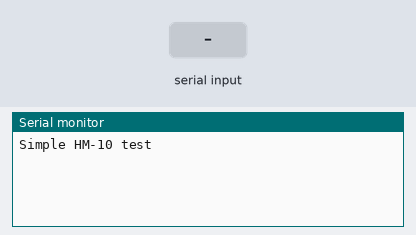
Recording of a sketch running on a simulated Arduino Uno, built with avr-gcc and run on an emulated ATmega328P. On the bench: the last lines printed to the serial monitor. The inputs (shaded band) are chosen by the test bench.

Above: at 1.4 s.
1.5 s: "1" received over the second serial link
At 2.7 s:
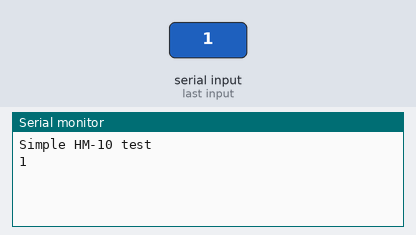
3.0 s: "0" received over the second serial link
At 4.0 s:
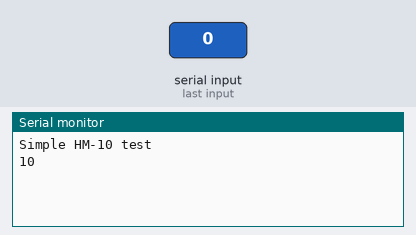

Measured:
- after the input at 1.5 s, the serial monitor: prints a new line at once (image 1)
- after the input at 3.0 s, the serial monitor: prints a new line at once (image 2)

The sketch:

set_left_HM_10.ino
```cpp
#define BAUD_RATE 9600
#include <SoftwareSerial.h>

#define RX_PIN 4
#define TX_PIN 9

SoftwareSerial BT(TX_PIN, RX_PIN);

void setup() {
    delay(200);
    Serial.begin(BAUD_RATE);
    BT.begin(BAUD_RATE);
    Serial.println("Simple HM-10 test");
}

void loop() {
    if (BT.available()) {
        Serial.print(char(BT.read()));
    }

    if (Serial.available()) {
        BT.write(char(Serial.read()));
    }
}
```
